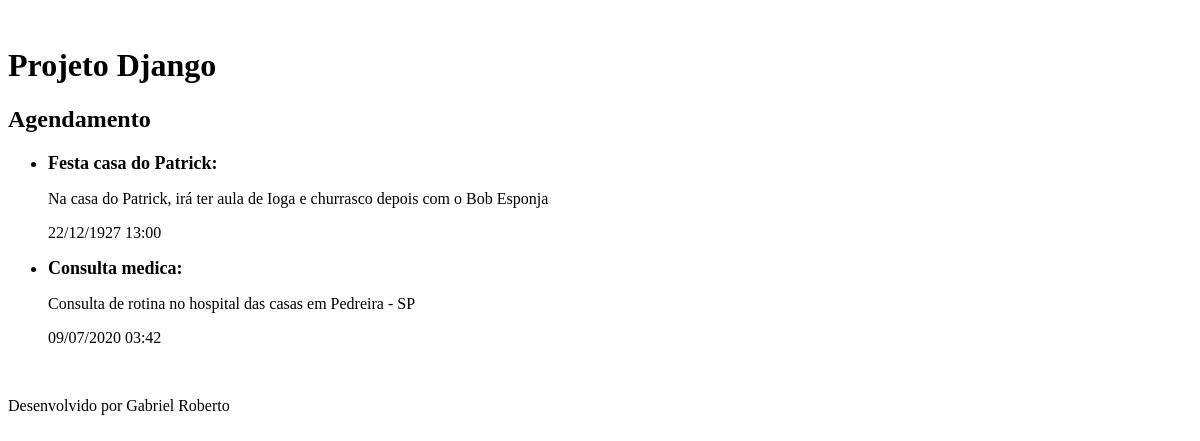
/DjangoProjeto/, run on an earlier commit of the app's database.
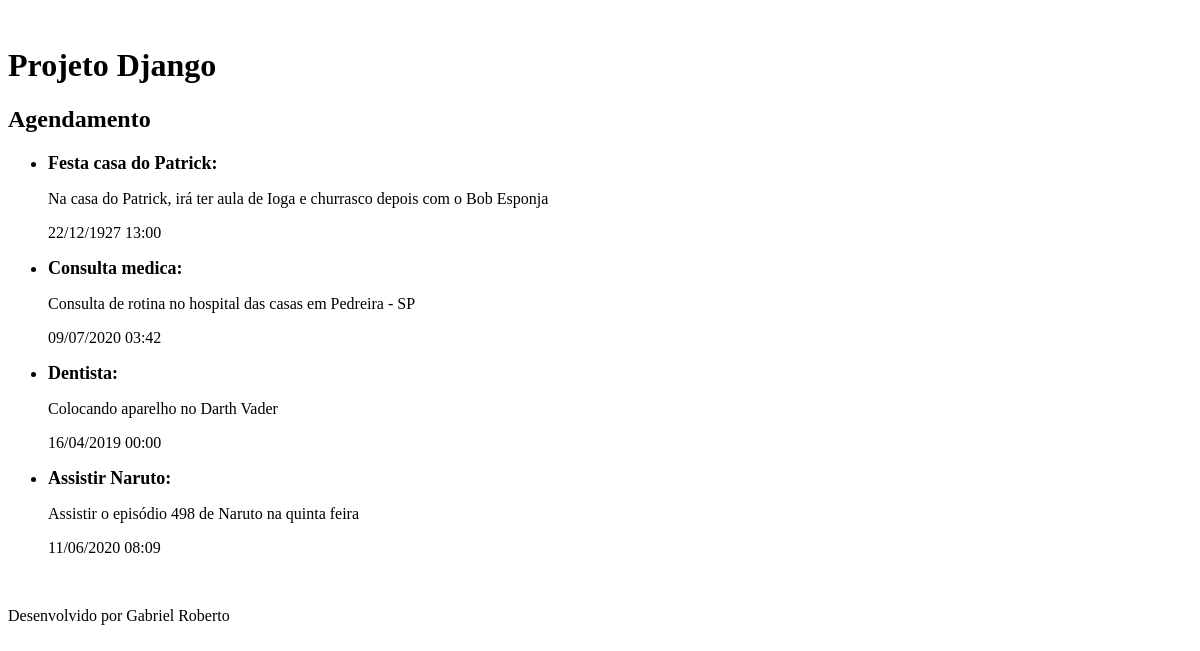
And on a later commit of the database.
### app/models.py (models this page shows, shortened)
class Evento(models.Model):
    titulo = models.CharField(max_length=100)
    descricao = models.TextField(blank=True, null=True)
    data_evento = models.DateTimeField(verbose_name='Data do Evento')
    data_criacao = models.DateTimeField(auto_now=True)
    texto = models.TextField(blank=True, null=True)
    Usuario = models.ForeignKey(User, on_delete=models.CASCADE)
    class Meta:
        db_table = 'Evento'
    def pegando_data_convertida(self):
        return self.data_evento.strftime('%d/%m/%Y  %H:%M')

### app/views.py (the view)
# urls.py: path('DjangoProjeto/', views.ListaEventos),
def ListaEventos(request):
    event = Evento.objects.all() #filter(Usuario=utilizador)
    dados = {'eventos': event}
    return render(request, 'DjangoProjeto.html', dados)

### app/templates/DjangoProjeto.html (shortened to what this page needs)
{% extends "modelPage.html" %}
{% block content %}
        <h2>Agendamento</h2>
        <ul>
            {% for evento in eventos %}
            <li style="font-size: 18px"><b>{{ evento.titulo }}:</b></li>
            <p>{{ evento.descricao }}</p>
            <p>{{ evento.pegando_data_convertida }}</p>
            {% endfor %}
        </ul>
{% endblock %}

### app/templates/modelPage.html (shortened to what this page needs)
﻿<!DOCTYPE html>
<html lang="pt-br" xmlns="http://www.w3.org/1999/xhtml">
<head>
    {% include "modelHeader.html" %}
</head>
<body>
    {% block content %} {% endblock %}
    {% include "modelFooter.html" %}
</body>
</html>

### app/templates/modelHeader.html (shortened to what this page needs)
﻿<!DOCTYPE html>
<html lang="pt-br" xmlns="http://www.w3.org/1999/xhtml">
<head>
    <h1>Projeto Django</h1>
</head>
</html>

### app/templates/modelFooter.html
﻿<p>Desenvolvido por Gabriel Roberto</p>

What changed in the data, as far as the page shows it:
added Evento: titulo "Dentista", descricao "Colocando aparelho no Darth Vader", pegando_data_convertida "16/04/2019 00:00"
added Evento: titulo "Assistir Naruto", descricao "Assistir o episódio 498 de Naruto na quinta feira", pegando_data_convertida "11/06/2020 08:09"
